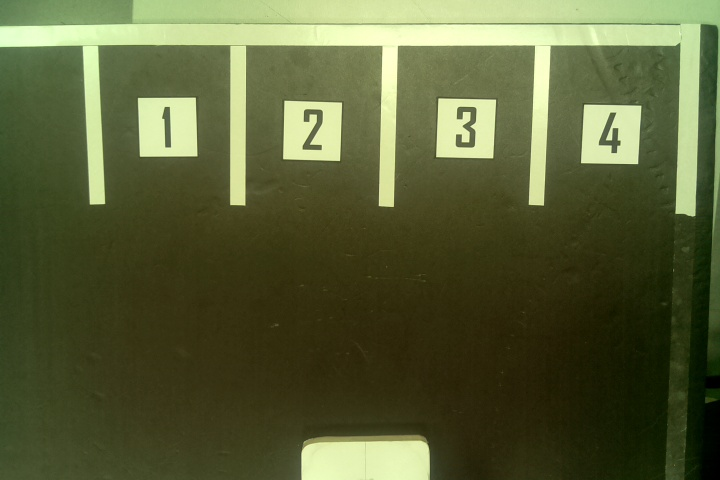
#> input picture Image Detection (OpenCV)/Testimage4.jpg, 720 x 480 px
$ python ImageDetection.py   (Python 2 division)
#> lines starting #> are read from the running program, lines starting #| are printed output that depends on the picture; after the words box and inside, x2 and y2 are one past the last pixel; in counts of white or black regions, pixels touching at a corner belong together
# -*- coding: utf-8 -*-
"""
Created on Sat Apr 15 18:03:00 2017

@author: Joel Mauriths Kambey
"""
import cv2
import numpy as np

#Load carpark image
img_rgb = cv2.imread('Testimage4.jpg')
#> img_rgb is the input picture: shape (480, 720, 3); mean B, G, R 55.7, 95.1, 88.8
img_gray = cv2.cvtColor(img_rgb, cv2.COLOR_BGR2GRAY)

#Load parking slots templates
template1 = cv2.imread('PT1_3.jpg',0)
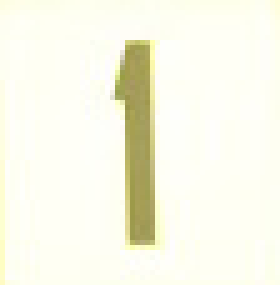
#> input picture Image Detection (OpenCV)/PT1_3.jpg, 56 x 57 px (shown 5 times larger)
#> template1: shape (57, 56); min 142, max 255, mean 246.2
w1, h1 = template1.shape[::-1]
#> w1 = 56; h1 = 57
template2 = cv2.imread('PT2_3.jpg',0)
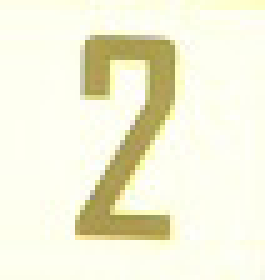
#> input picture Image Detection (OpenCV)/PT2_3.jpg, 53 x 56 px (shown 5 times larger)
#> template2: shape (56, 53); min 140, max 255, mean 239.3
w2, h2 = template2.shape[::-1]
#> w2 = 53; h2 = 56
template3 = cv2.imread('PT3_3.jpg',0)
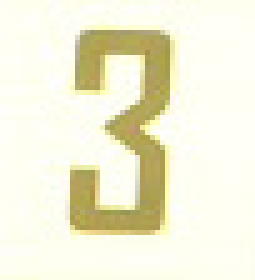
#> input picture Image Detection (OpenCV)/PT3_3.jpg, 51 x 56 px (shown 5 times larger)
#> template3: shape (56, 51); min 142, max 255, mean 237.9
w3, h3 = template3.shape[::-1]
#> w3 = 51; h3 = 56
template4 = cv2.imread('PT4_3.jpg',0)
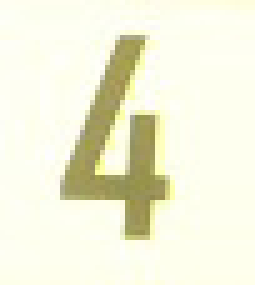
#> input picture Image Detection (OpenCV)/PT4_3.jpg, 51 x 57 px (shown 5 times larger)
#> template4: shape (57, 51); min 132, max 255, mean 239.2
w4, h4 = template4.shape[::-1]
#> w4 = 51; h4 = 57

#Matching carpark image and templates
output_ls = []
res = cv2.matchTemplate(img_gray,template1,cv2.TM_CCOEFF_NORMED)
threshold = 0.8
loc = np.where( res >= threshold)
#> loc = ([97, 97, 98, 98, 99, 99, 100, 100], [139, 140, 139, 140, 139, 140, 139, 140])
statusP1 = 'Occupied'
for pt in zip(*loc[::-1]):
    cv2.rectangle(img_rgb, pt, (pt[0] + w1, pt[1] + h1), (0, 0, 255), 2)
    statusP1 = 'Empty'
#> this loop made 8 passes
#> pt on passes 1 to 8: (139, 97), (140, 97), (139, 98), (140, 98), (139, 99), (140, 99), (139, 100), (140, 100)
output_ls.append(statusP1)

res = cv2.matchTemplate(img_gray,template2,cv2.TM_CCOEFF_NORMED)
#> res: shape (425, 668) float32
threshold = 0.8
loc = np.where( res >= threshold)
#> loc = 9 positions, rows 101 to 104, columns 286 to 288
statusP2 = 'Occupied'
for pt in zip(*loc[::-1]):
    cv2.rectangle(img_rgb, pt, (pt[0] + w2, pt[1] + h2), (0, 0, 255), 2)
    statusP2 = 'Empty'
#> this loop made 9 passes
#> pt on passes 1 to 9: (287, 101), (288, 101), (286, 102), (287, 102), (288, 102), (286, 103), (287, 103), (288, 103), (287, 104)
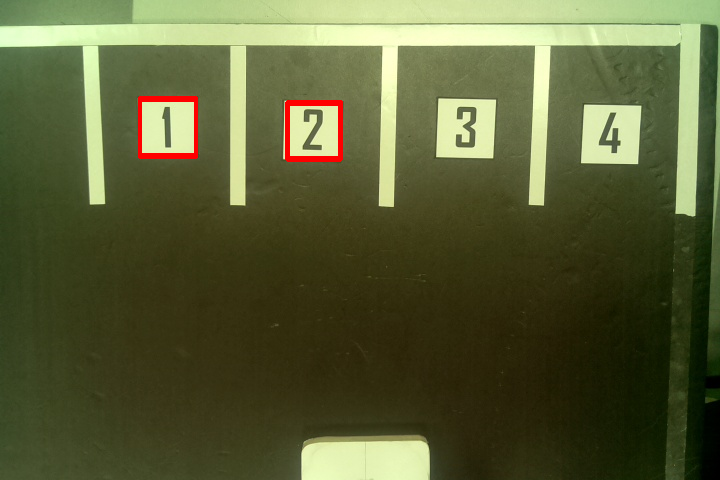
#> img_rgb: shape (480, 720, 3); mean B, G, R 54.7, 93.8, 89.3
output_ls.append(statusP2)

res = cv2.matchTemplate(img_gray,template3,cv2.TM_CCOEFF_NORMED)
#> res: shape (425, 670) float32
threshold = 0.8
loc = np.where( res >= threshold)
#> loc = 10 positions, rows 99 to 102, columns 441 to 443
statusP3 = 'Occupied'
for pt in zip(*loc[::-1]):
    cv2.rectangle(img_rgb, pt, (pt[0] + w3, pt[1] + h3), (0, 0, 255), 2)
    statusP3 = 'Empty'
#> this loop made 10 passes
#> pt on passes 1 to 10: (442, 99), (441, 100), (442, 100), (443, 100), (441, 101), (442, 101), (443, 101), (441, 102), (442, 102), (443, 102)
#> img_rgb: shape (480, 720, 3); 0.34% of pixels changed, all inside (x1, y1, x2, y2) = (440, 98, 496, 160)
output_ls.append(statusP3)

res = cv2.matchTemplate(img_gray,template4,cv2.TM_CCOEFF_NORMED)
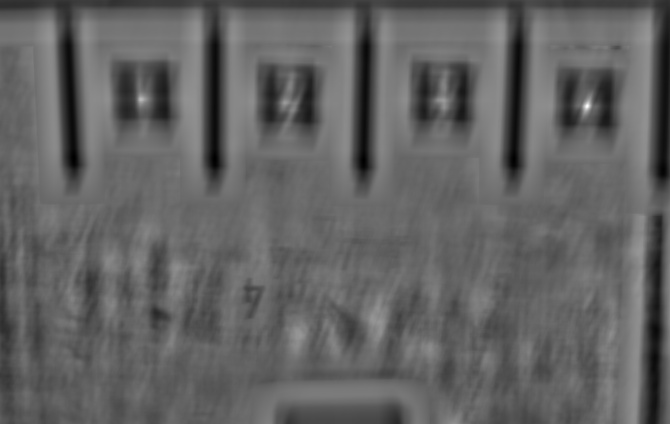
#> res: shape (424, 670) float32; min -0.591, max 0.976, mean 0.0176; drawn with min black and max white
threshold = 0.8
loc = np.where( res >= threshold)
#> loc = 9 positions, rows 104 to 107, columns 586 to 588
statusP4 = 'Occupied'
for pt in zip(*loc[::-1]):
    cv2.rectangle(img_rgb, pt, (pt[0] + w4, pt[1] + h4), (0, 0, 255), 2)
    statusP4 = 'Empty'
#> this loop made 9 passes
#> pt on passes 1 to 9: (587, 104), (586, 105), (587, 105), (588, 105), (586, 106), (587, 106), (588, 106), (586, 107), (587, 107)
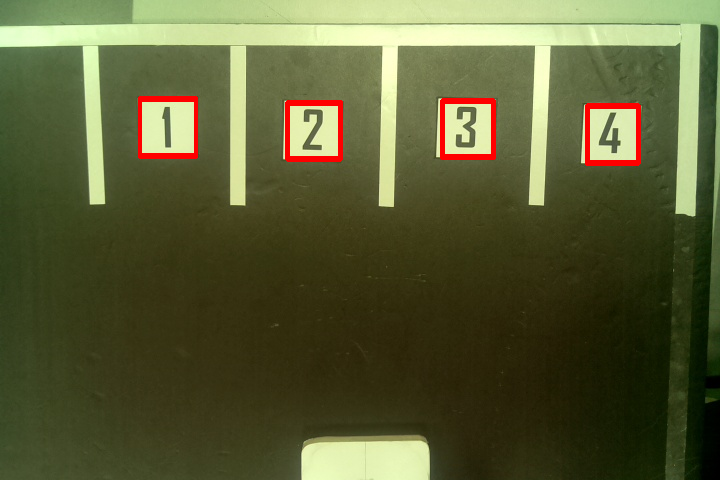
#> img_rgb: shape (480, 720, 3); mean B, G, R 53.7, 92.4, 89.7
output_ls.append(statusP4)

print output_ls
#| ['Empty', 'Empty', 'Empty', 'Empty']
cv2.imshow('Detected',img_rgb)
cv2.waitKey(0)
cv2.destroyAllWindows()
